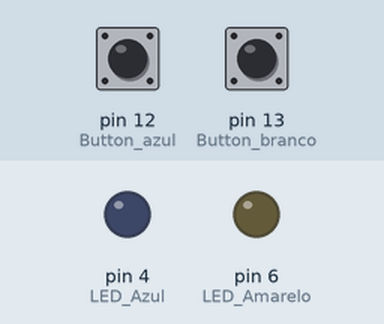
A sketch run on a simulated Arduino Uno, built with avr-gcc and run on an emulated ATmega328P. On the bench: output pins drawn as LEDs (lit = HIGH). The inputs (shaded band) are chosen by the test bench; at power-on: pin 12 (Button_azul) HIGH, pin 13 (Button_branco) HIGH. The audio player accepts every command and is not drawn; what the sketch prints to the serial monitor is not drawn.

Above: at 1.7 s.
1.8 s: pin 12 (Button_azul) pulled LOW for 0.6 s
At 3.2 s:
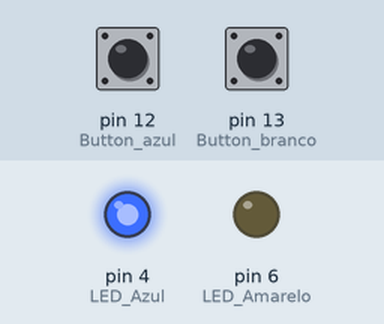
5.4 s: pin 13 (Button_branco) pulled LOW for 3.2 s
At 8.4 s:
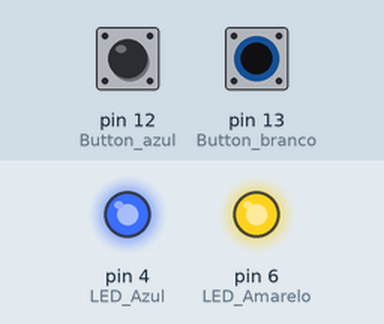
10.1 s: pin 13 (Button_branco) pulled LOW for 3.2 s
At 12.9 s:
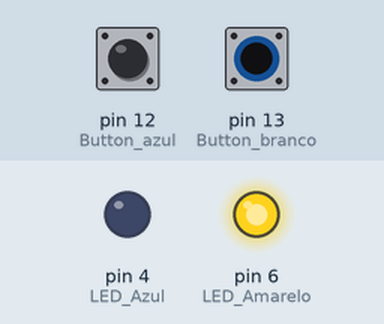
Timing chart, 0 to 19.1 s (numbered marks = the images above; inputs shaded):
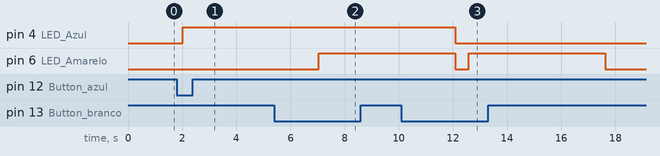

Measured:
- after the input at 1.8 s, pin 4 (LED_Azul): LOW → HIGH after 0.21 s
- after the input at 5.4 s, pin 4 (LED_Azul): stays HIGH (without the input it goes to LOW after 1.7 s); pin 6 (LED_Amarelo): LOW → HIGH after 1.7 s

The sketch:

Reprodutor_de_Som.ino
```cpp
#include "Arduino.h"
#include "SoftwareSerial.h"
#include "DFRobotDFPlayerMini.h"

SoftwareSerial mySoftwareSerial(10, 11); // RX, TX
DFRobotDFPlayerMini myDFPlayer;
void printDetail(uint8_t type, int value);

#define Button_azul 12
#define Button_branco 13
#define LED_Azul 4
#define LED_Amarelo 6

void setup()
{
  pinMode(Button_azul , INPUT_PULLUP);
  pinMode(Button_branco , INPUT_PULLUP);
  pinMode(LED_Azul, OUTPUT);
  pinMode(LED_Amarelo, OUTPUT);

  mySoftwareSerial.begin(9600);
  Serial.begin(115200);

  Serial.println();
  Serial.println(F("DFRobot DFPlayer Mini Demo"));
  Serial.println(F("Iniciando o Modulo DFPlayer ... (Espere em torno de 3 a 5 segundos.)"));

  if (!myDFPlayer.begin(mySoftwareSerial)) {  //Use softwareSerial to communicate with mp3.
    Serial.println(F("Falha ao iniciar:"));
    Serial.println(F("1.Cheque a conexao do modulo!"));
    Serial.println(F("2.Insira um SD Card!"));
    while(true);
  }
  Serial.println(F("DFPlayer Mini Conectado."));

  myDFPlayer.volume(30);  //Set volume value. From 0 to 30


}

void loop()
{ if  (digitalRead(Button_azul) == LOW){
          digitalWrite(LED_Azul, HIGH);
          myDFPlayer.volume(30);
          myDFPlayer.play(1);
          delay(5000);
          myDFPlayer.stop();
        }
        if (digitalRead(Button_branco) == LOW){
          digitalWrite(LED_Amarelo, HIGH);
          myDFPlayer.volume(15);
          myDFPlayer.play(2);
          delay(5000);
          myDFPlayer.stop();
          }

        digitalWrite(LED_Azul,LOW);
        digitalWrite(LED_Amarelo,LOW);


delay(500);
}
```
